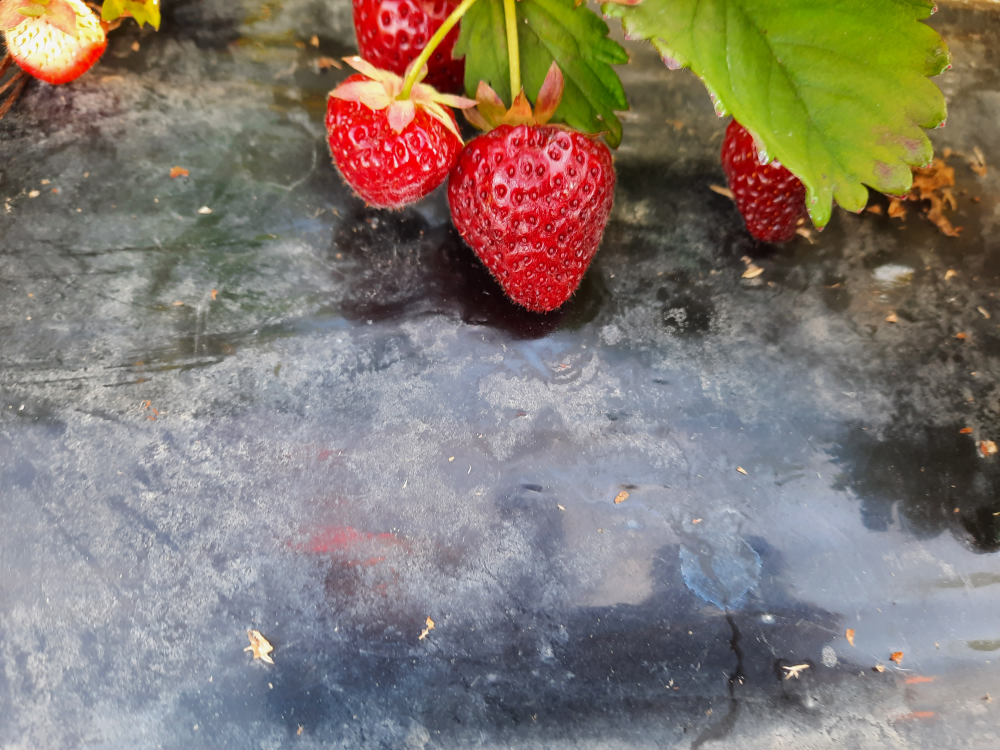
#> input picture 4.jpg, 4000 x 3000 px, found by its file name (shown at 1/4 size)
$ jupyter execute berry.ipynb
#> lines starting #> are read from the running program, lines starting #| are printed output that depends on the picture; after the words box and inside, x2 and y2 are one past the last pixel; in counts of white or black regions, pixels touching at a corner belong together
<a href="https://colab.research.google.com/github/joggerweekly/vision/blob/main/berry.ipynb" target="_parent"></a>

[cell 1]
# cv2.imshow is not supported in colab because it crashes

# first colour seg shows there are two peduncle,
# then edge dection should enhance it

import matplotlib.pyplot as plt
import cv2
import numpy as np
import urllib.request

def url_to_image(url):
    # Download the image, convert it to a NumPy array, and then read it into OpenCV format
    try:
        url_response = urllib.request.urlopen(url)
        # Read the response and convert to a byte array
        img_array = np.array(bytearray(url_response.read()), dtype=np.uint8)
        # Use cv2.imdecode to turn the array into an image
        image = cv2.imdecode(img_array, cv2.IMREAD_COLOR)
#> image is the input picture: shape (3000, 4000, 3); mean B, G, R 112.5, 121.9, 131.1
        return image
    except Exception as e:
        print(f"Error fetching or decoding image: {e}")
        return None

# Example Usage:
image_url = "https://github.com/joggerweekly/vision/blob/main/4.jpg?raw=true" # Replace with a valid image URL
img = url_to_image(image_url)

if img is not None:
    # Display the image in a window
    print("img.shape")
else:
    print("Could not load image. Check the URL and your internet connection.")

###############
# logic

print("logic")
#Dimensions (dsize): Defined as a tuple (width, height). Note that this is the opposite of the shape attribute, which returns (height, width)
new_dimensions = (1024, 768)
imageFrame = cv2.resize(img, new_dimensions)
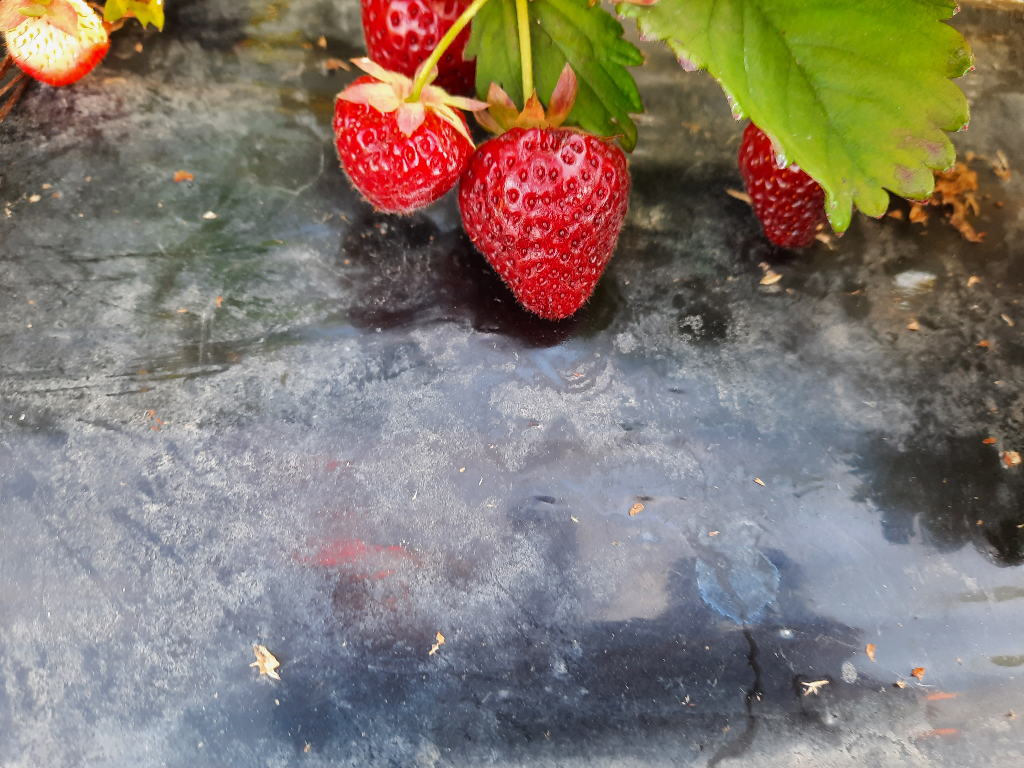
#> imageFrame: shape (768, 1024, 3); mean B, G, R 112.4, 121.7, 131

# extends upwards for testing
# should extends along the peduncle

# Crop the image using slicing
imageFrame = imageFrame[0: 320, 300:700]
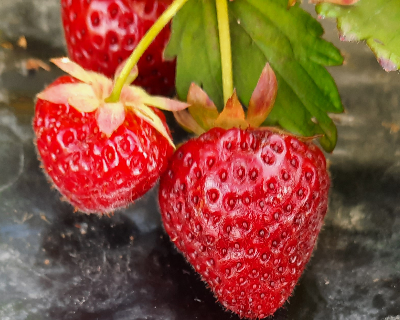
#> imageFrame: shape (320, 400, 3); mean B, G, R 56.2, 81.1, 137.2
print("crop")
# run color seg for peduncle on cropped image


# color space
hsvFrame = cv2.cvtColor(imageFrame, cv2.COLOR_BGR2HSV)
#> hsvFrame: shape (320, 400, 3); mean H, S, V 70.8, 141.3, 140


# Set range for yellowish-green
# define mask

lower_yellowish_green = np.array([24, 100, 100])
upper_yellowish_green = np.array([30, 255, 255])
mask = cv2.inRange(hsvFrame, lower_yellowish_green, upper_yellowish_green)
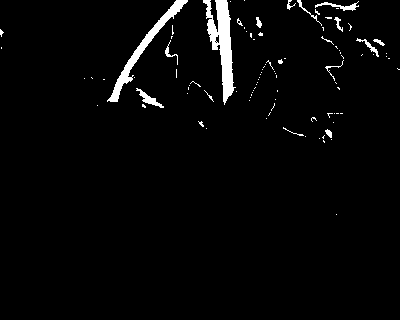
#> mask: shape (320, 400); 2.8% white; 97 white regions (82 under 20 px)

# Morphological Transform, Dilation
# for each color and bitwise_and operator
# between imageFrame and mask determines
# to detect only that particular color
# kernel = np.ones((5, 5), "uint8")
# mask = cv2.dilate(mask, kernel)

res__yellowish_green = cv2.bitwise_and(imageFrame, imageFrame,
                        mask = mask)
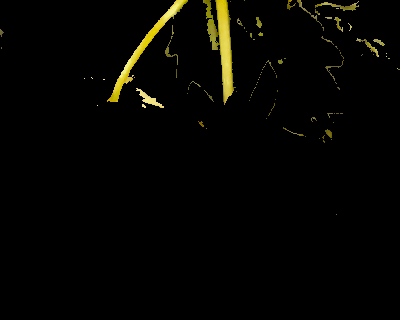
#> res__yellowish_green: shape (320, 400, 3); mean B, G, R 1.5, 4.9, 5.2

contours, hierarchy = cv2.findContours(mask,
                                    cv2.RETR_TREE   ,
                                    cv2.CHAIN_APPROX_SIMPLE)
#> contours = 102 contours, 90 with area under 20; largest, box (x1, y1, x2, y2) and area: (203, 0, 236, 105) 1304, (107, 0, 188, 102) 856, (136, 88, 164, 108) 124, (315, 1, 359, 11) 93, (356, 38, 379, 57) 56
print('contour')
#cv2.drawContours(imageFrame,  contours, -1, (0,255,0), cv2.FILLED)
#print('drawn')

[cell 2]
# filter out contour noise
large_contours = []
print(len(contours))
#| 102
# needs only top two
min_area =200
for i, contour in enumerate(contours):
    area = cv2.contourArea(contour)
    if (area > min_area ):
      print(area)
      large_contours.append(contour)
#> this loop made 102 passes
#> area on passes 7, 32, 97, 102: 27.5, 123.5, 1303.5, 856.5
#| 1303.5
#| 856.5
#> after the loop, large_contours = 2 contours; box (x1, y1, x2, y2) and area: (203, 0, 236, 105) 1304, (107, 0, 188, 102) 856


cv2.drawContours(imageFrame,  large_contours, -1, (0,255,0), cv2.FILLED)
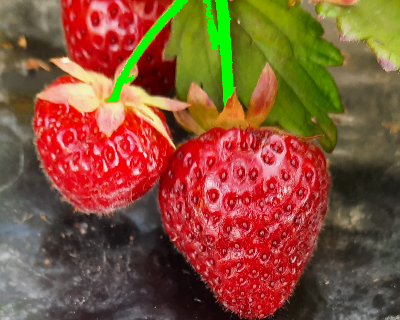
#> imageFrame: shape (320, 400, 3); 1.91% of pixels changed, all inside (x1, y1, x2, y2) = (107, 0, 236, 105)

[cell 3]
# display
img = imageFrame
figsize = (10, 20)
img = cv2.cvtColor(img, cv2.COLOR_BGR2RGB)
plt.figure(figsize=figsize)
plt.imshow(img)
plt.title("berry")
plt.show()

$ run again, with 2.jpg copied over 4.jpg
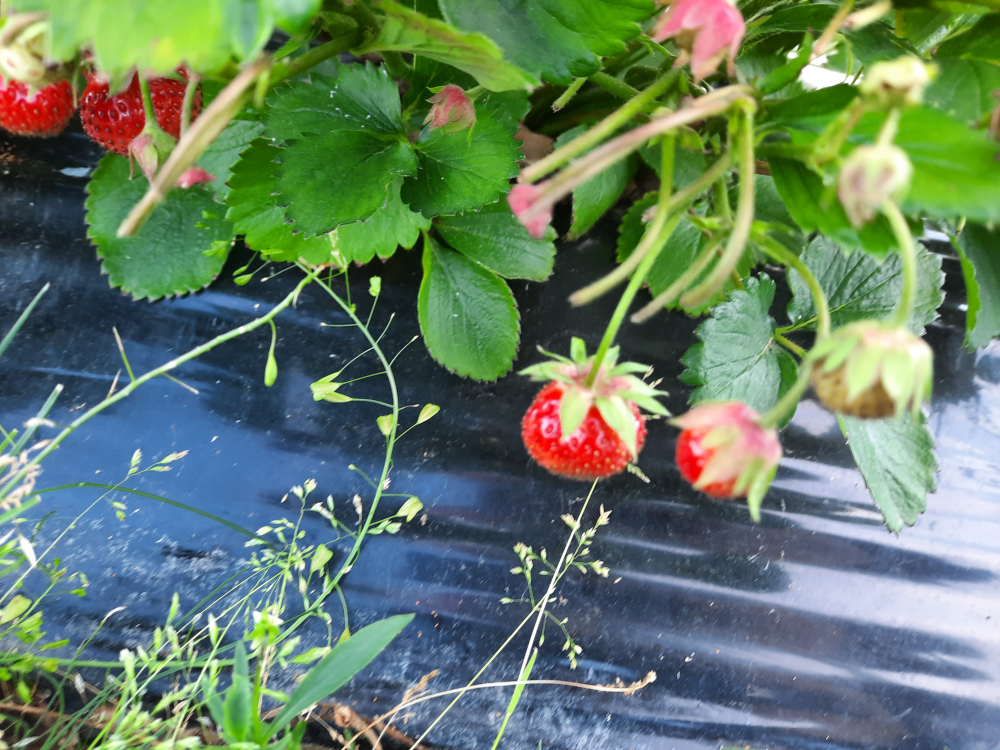
#> input picture 2.jpg, 4000 x 3000 px, found by its file name (shown at 1/4 size)
#> in url_to_image, image is the input picture: shape (3000, 4000, 3); mean B, G, R 102.3, 125.4, 101.3
#> `imageFrame = imageFrame[0: 320, 300:700]`:
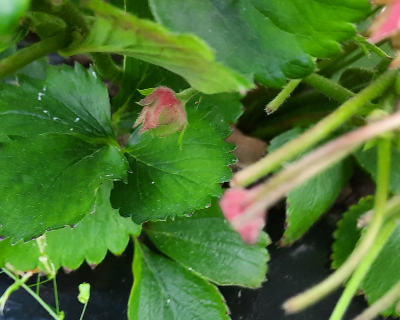
#> imageFrame: shape (320, 400, 3); mean B, G, R 47.8, 116.5, 76.5
#> hsvFrame: shape (320, 400, 3); mean H, S, V 51.2, 160.8, 119.2
#> `mask = cv2.inRange(hsvFrame, lower_yellowish_green, upper_yellowish_gr..`:
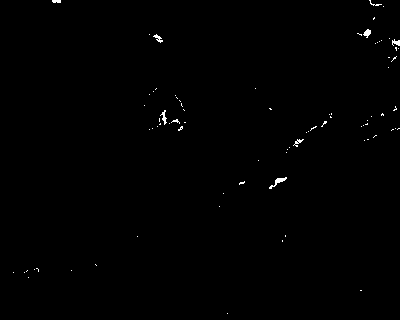
#> mask: shape (320, 400); 0.4% white in thin lines or dots
#> contours = 86 contours, 81 with area under 20; largest, box (x1, y1, x2, y2) and area: (269, 177, 287, 189) 42, (363, 29, 371, 38) 30, (160, 110, 167, 125) 24, (153, 34, 163, 43) 24, (392, 39, 400, 46) 21
#| 86
#> the loop `for i, contour in enumerate(contours):` made 86 passes
#> area on passes 17, 54: 42, 24.5
#> after the loop `for i, contour in enumerate(contours):`: large_contours = []
